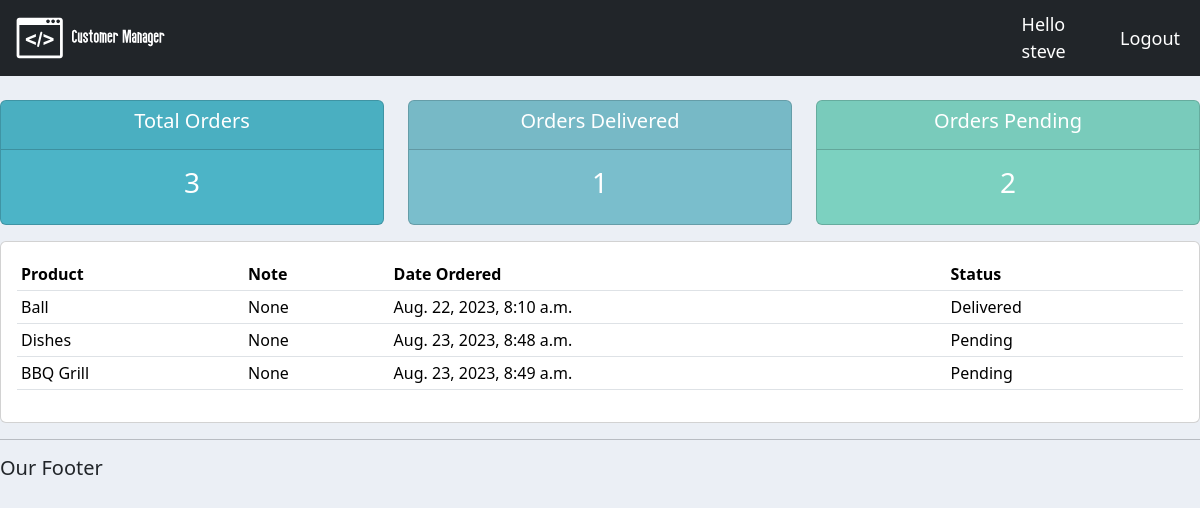
The app's page /user/ (signed in) with its own data.
### accounts/models.py (models this page shows, shortened)
class Order(models.Model):
    STATUS = (
        ('Pending', 'Pending'),
        ('Out For Delivery', 'Out For Delivery'),
        ('Delivered', 'Delivered'),
    )
    customer = models.ForeignKey(Customer, null=True, on_delete=models.SET_NULL)
    product = models.ForeignKey(Product, null=True, on_delete=models.SET_NULL)
    date_created = models.DateTimeField(auto_now_add=True, null=True)
    status = models.CharField(max_length=200, null=True, choices=STATUS)
    note = models.CharField(max_length=200, null=True)

class Product(models.Model):
    CATEGORY = (
        ('Indoor', 'Indoor'),
        ('Out Door', 'Out Door'),
    )
    name = models.CharField(max_length=50, null=True)
    price = models.FloatField(null=True)
    category = models.CharField(max_length=50, null=True, choices=CATEGORY)
    description = models.CharField(max_length=50, null=True, blank=True)
    date_created = models.DateTimeField(auto_now_add=True, null=True)
    tags = models.ManyToManyField(Tag)
    def __str__(self):
        return self.name

### accounts/decorators.py (the view)
        def wrapper_func(request, *args, **kwargs):
            group = None
            if request.user.groups.exists():
                group = request.user.groups.all()[0].name
            if group in allowed_roles:
                return view_func(request, *args, **kwargs)
            else:
                return HttpResponse('You are not authorized to view this Page')

### accounts/views.py (called while the page is built)
@login_required(login_url='login')
@allowed_users(allowed_roles=['customer'])
def userPage(request):
    orders = request.user.customer.order_set.all()
    total_orders = orders.count()
    delivered = orders.filter(status='Delivered').count()
    pending = orders.filter(status='Pending').count()
    context = {'orders': orders, 'total_orders': total_orders, 'delivered': delivered, 'pending': pending}
    return render(request, 'accounts/user.html', context)

### accounts/templates/accounts/user.html
{% extends 'accounts/main.html' %}
{% block content %}
{% include  'accounts/status.html' %}
<div class="row">
    <div class="col-md">
        <div class="card card-body">
            <table class="table table-sm">
                <tr>
                    <th>Product</th>
                    <th>Note</th>
                    <th>Date Ordered</th>
                    <th>Status</th>
                </tr>
                {% for order in orders%}
                <tr>
                    <td>{{order.product}}</td>
                    <td>{{order.note}}</td>
                    <td>{{order.date_created}}</td>
                    <td>{{order.status}}</td>
                </tr>
                {% endfor %}
            </table>
        </div>
    </div>
</div>
{% endblock %}

### accounts/templates/accounts/navbar.html (shortened to what this page needs)
{% load static %}
<nav class="navbar navbar-expand-lg navbar-dark bg-dark ">
    <div class="container-fluid">
      <img class="navbar-brand" src="{% static '/images/logo.svg'%}" style="widht: 100px; height: 60px">
    </div>
    <span class="hello-msg">Hello {{request.user}} </span>
    <span><a class="hello-msg" href = "{% url 'logout' %}">Logout</a></span>
  </nav>

### static/css/main.css (style rules this page uses)
#body { background-color: #ebeff5; }

### accounts/templates/accounts/navbar.html (style rules this page uses)
.hello-msg { font-size: 18px; color: #fff !important; margin-right: 20px; text-decoration: none; }

### records on screen
Order: product "Ball", note "None", date_created "Aug. 22, 2023, 8:10 a.m.", status "Delivered"
Order: product "Dishes", note "None", date_created "Aug. 23, 2023, 8:48 a.m.", status "Pending"
Order: product "BBQ Grill", note "None", date_created "Aug. 23, 2023, 8:49 a.m.", status "Pending"

### other values on screen
{{ request.user }} "steve"
{{ total_orders }} "3"
{{ delivered }} "1"
{{ pending }} "2"
